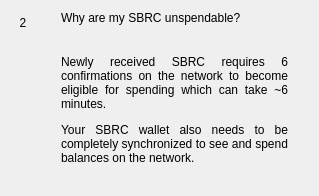
                  <widget class="QWidget" name="widgetFaq2" native="true">
                   <layout class="QHBoxLayout" name="horizontalPage2" stretch="0,1">
                    <item alignment="Qt::AlignTop">
                     <widget class="QLabel" name="labelNumber2">
                      <property name="minimumSize">
                       <size>
                        <width>24</width>
                        <height>24</height>
                       </size>
                      </property>
                      <property name="maximumSize">
                       <size>
                        <width>16777215</width>
                        <height>24</height>
                       </size>
                      </property>
                      <property name="text">
                       <string>2</string>
                      </property>
                      <property name="alignment">
                       <set>Qt::AlignCenter</set>
                      </property>
                     </widget>
                    </item>
                    <item>
                     <layout class="QVBoxLayout" name="verticalLayoutPage2">
                      <property name="spacing">
                       <number>0</number>
                      </property>
                      <property name="leftMargin">
                       <number>20</number>
                      </property>
                      <property name="rightMargin">
                       <number>20</number>
                      </property>
                      <item>
                       <widget class="QLabel" name="labelSubtitle2">
                        <property name="text">
                         <string>Why are my SBRC unspendable?</string>
                        </property>
                        <property name="wordWrap">
                         <bool>true</bool>
                        </property>
                       </widget>
                      </item>
                      <item>
                       <spacer name="verticalSpacer_20">
                        <property name="orientation">
                         <enum>Qt::Vertical</enum>
                        </property>
                        <property name="sizeType">
                         <enum>QSizePolicy::Fixed</enum>
                        </property>
                        <property name="sizeHint" stdset="0">
                         <size>
                          <width>20</width>
                          <height>30</height>
                         </size>
                        </property>
                       </spacer>
                      </item>
                      <item>
                       <widget class="QLabel" name="labelContent2">
                        <property name="text">
                         <string>
                           &lt;html&gt;&lt;head/&gt;&lt;body&gt;&lt;p align=&quot;justify&quot;&gt;
                           Newly received SBRC requires 6 confirmations on the network
                           to become eligible for spending which can take ~6 minutes.
                           &lt;/p&gt;&lt;p align=&quot;justify&quot;&gt;
                           Your SBRC wallet also needs to be completely synchronized
                           to see and spend balances on the network.
                           &lt;/p&gt;&lt;/body&gt;&lt;/html&gt;
                         </string>
                        </property>
                        <property name="alignment">
                         <set>Qt::AlignLeading|Qt::AlignLeft|Qt::AlignTop</set>
                        </property>
                        <property name="wordWrap">
                         <bool>true</bool>
                        </property>
                       </widget>
                      </item>
                      <item>
                       <spacer name="verticalSpacer_21">
                        <property name="orientation">
                         <enum>Qt::Vertical</enum>
                        </property>
                        <property name="sizeHint" stdset="0">
                         <size>
                          <width>20</width>
                          <height>20</height>
                         </size>
                        </property>
                       </spacer>
                      </item>
                     </layout>
                    </item>
                   </layout>
                  </widget>
